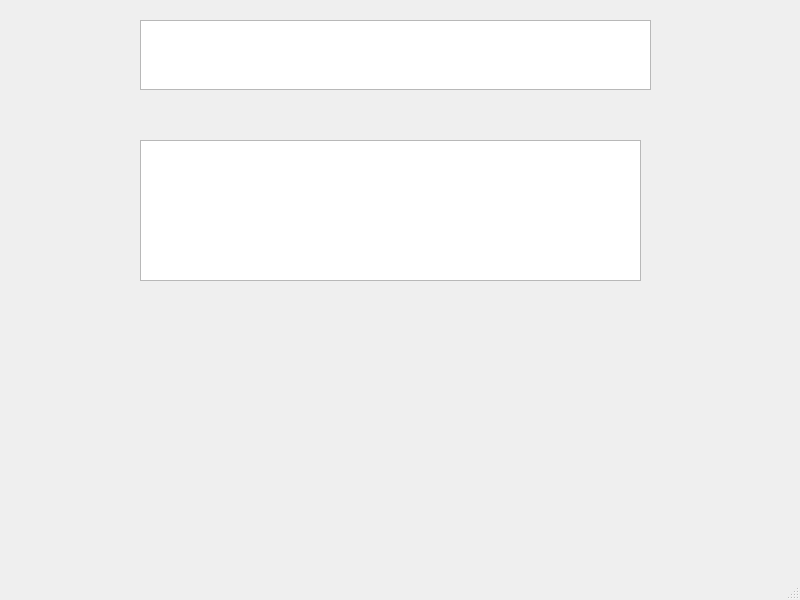
<?xml version="1.0" encoding="UTF-8"?>
<ui version="4.0">
 <class>MainWindow</class>
 <widget class="QMainWindow" name="MainWindow">
  <property name="geometry">
   <rect>
    <x>0</x>
    <y>0</y>
    <width>800</width>
    <height>600</height>
   </rect>
  </property>
  <property name="windowTitle">
   <string>MainWindow</string>
  </property>
  <widget class="QWidget" name="centralwidget">
   <widget class="QTextEdit" name="textEdit">
    <property name="geometry">
     <rect>
      <x>140</x>
      <y>140</y>
      <width>501</width>
      <height>141</height>
     </rect>
    </property>
   </widget>
   <widget class="QTextEdit" name="textEdit_2">
    <property name="geometry">
     <rect>
      <x>140</x>
      <y>20</y>
      <width>511</width>
      <height>70</height>
     </rect>
    </property>
   </widget>
  </widget>
  <widget class="QMenuBar" name="menubar">
   <property name="geometry">
    <rect>
     <x>0</x>
     <y>0</y>
     <width>800</width>
     <height>23</height>
    </rect>
   </property>
  </widget>
  <widget class="QStatusBar" name="statusbar"/>
 </widget>
 <resources/>
 <connections/>
</ui>
